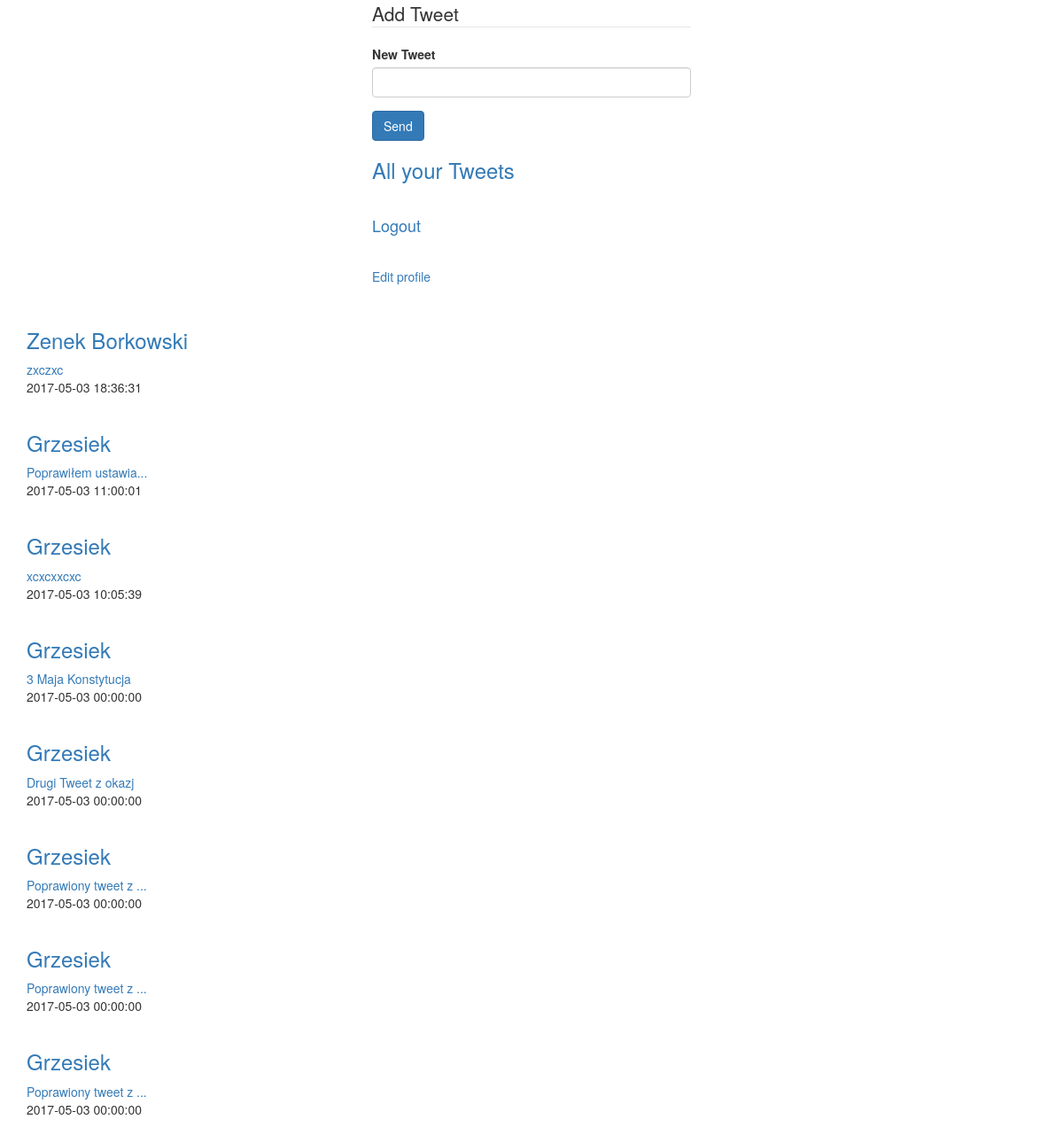
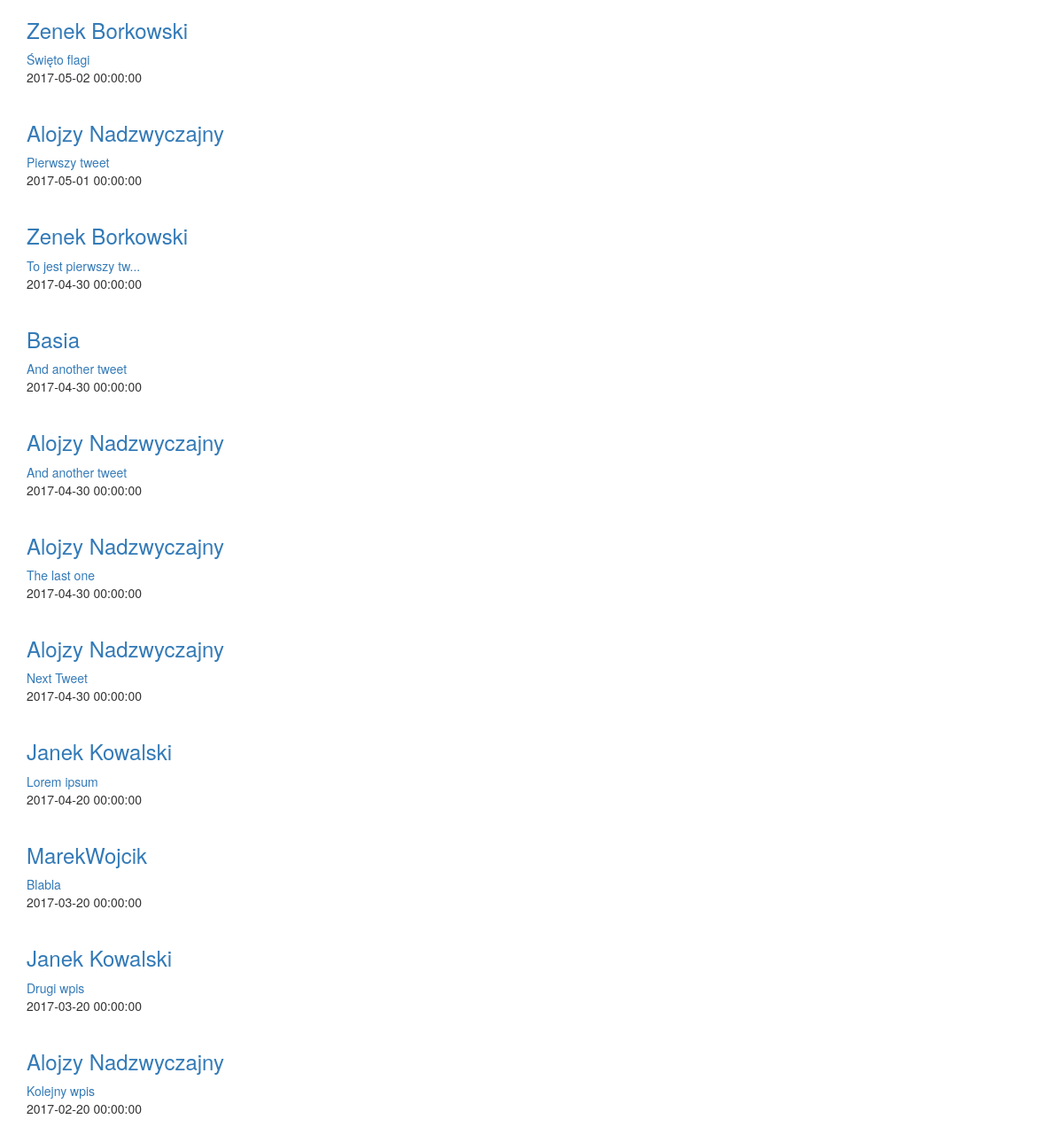
The page /index.php (signed in) on the database its author committed (2 pictures, top to bottom).
### tables this page shows
CREATE TABLE `Tweet` (
  `id` int(11) NOT NULL,
  `userId` int(11) NOT NULL,
  `text` varchar(255) NOT NULL,
  `creationDate` datetime NOT NULL
);

CREATE TABLE `Users` (
  `id` int(30) NOT NULL,
  `email` varchar(255) NOT NULL,
  `username` varchar(255) NOT NULL,
  `hashed_password` varchar(255) NOT NULL
);

### src/Tweet.php (the view, shortened to what this page needs)
<?php
class Tweet {
    static public function loadAllTweets(mysqli $connection) {
        $sql = "SELECT Tweet.*, Users.username FROM Tweet
        JOIN Users ON Tweet.userId=Users.id
        ORDER BY creationDate DESC";
        $result = $connection->query($sql);
        if ($result == true && $result->num_rows != 0) {
            foreach ($result as $row) {
                echo "<a href='user.php?id=" . $row['userId'] . "'><h3>" . $row['username'] . "</h3></a>";
                if (mb_strlen($row['text']) > 20) {
                    $row['text'] = substr($row['text'], 0, 19);
                    $row['text'] .= "...";
                }
                echo "<a href='post.php?tweetId=" . $row['id'] . "&userId=" . $row['userId'] . "'>" . $row['text'] . "</a><br>";
                echo $row['creationDate'] . "<br><br>";
            }
        }
    }
}

### index.php (shortened to what this page needs)
<?php
require_once ('src/Tweet.php');
require_once ('src/User.php');
?>
<!doctype html>
<html lang="en">
    <head>
        <link rel="stylesheet" media="screen" href="https://maxcdn.bootstrapcdn.com/bootstrap/3.3.6/css/bootstrap.min.css">
    </head>
    <body>
        <div class="container">
            <div class="row">
                <div class="col-xs-4 col-sm-4 col-md-4 col-lg-4">
                    <form action="index.php" method="POST" role="form">
                        <legend>Add Tweet</legend>
                        <div class="form-group">
                            <label for="">New Tweet</label>
                            <input rows="4" cols="50" type="textarea" class="form-control" name="tweet" id="tweet" >
                        </div>
                        <button type="submit" class="btn btn-primary">Send</button>
                    </form>
                    <div>
                        <?php
                        $user_id = $_SESSION['user_id'];
                        echo "<a href='user.php?id=$user_id'><h3>All your Tweets</h3></a><br>";
                        ?>
                    </div>
                    <div>
                        <a href='index.php?Logout'><h4> Logout</h4></a><br>
                    </div>
                    <div>
                        <a href='edit_user.php?edit'><h5> Edit profile</h5></a><br>
                    </div>
                </div>
            </div>
        </div>
        <div class="container">
            <?php
            $loadAllTweets = Tweet::loadAllTweets($conn);
            ?>
        </div>
    </body>
</html>

### rows shown on the page
tweet: userId.username "Zenek Borkowski", text "zxczxc", creationDate "2017-05-03 18:36:31"
tweet: userId.username "Grzesiek", text "Poprawiłem ustawia...", creationDate "2017-05-03 11:00:01"
tweet: userId.username "Grzesiek", text "xcxcxxcxc", creationDate "2017-05-03 10:05:39"
tweet: userId.username "Grzesiek", text "3 Maja Konstytucja", creationDate "2017-05-03 00:00:00"
tweet: userId.username "Grzesiek", text "Drugi Tweet z okazj", creationDate "2017-05-03 00:00:00"
tweet: userId.username "Grzesiek", text "Poprawiony tweet z ...", creationDate "2017-05-03 00:00:00"
tweet: userId.username "Grzesiek", text "Poprawiony tweet z ...", creationDate "2017-05-03 00:00:00"
tweet: userId.username "Grzesiek", text "Poprawiony tweet z ...", creationDate "2017-05-03 00:00:00"
tweet: userId.username "Zenek Borkowski", text "Święto flagi", creationDate "2017-05-02 00:00:00"
tweet: userId.username "Alojzy Nadzwyczajny", text "Pierwszy tweet", creationDate "2017-05-01 00:00:00"
tweet: userId.username "Zenek Borkowski", text "To jest pierwszy tw...", creationDate "2017-04-30 00:00:00"
tweet: userId.username "Basia", text "And another tweet", creationDate "2017-04-30 00:00:00"
tweet: userId.username "Alojzy Nadzwyczajny", text "And another tweet", creationDate "2017-04-30 00:00:00"
tweet: userId.username "Alojzy Nadzwyczajny", text "The last one", creationDate "2017-04-30 00:00:00"
tweet: userId.username "Alojzy Nadzwyczajny", text "Next Tweet", creationDate "2017-04-30 00:00:00"
tweet: userId.username "Janek Kowalski", text "Lorem ipsum", creationDate "2017-04-20 00:00:00"
tweet: userId.username "MarekWojcik", text "Blabla", creationDate "2017-03-20 00:00:00"
tweet: userId.username "Janek Kowalski", text "Drugi wpis", creationDate "2017-03-20 00:00:00"
tweet: userId.username "Alojzy Nadzwyczajny", text "Kolejny wpis", creationDate "2017-02-20 00:00:00"
